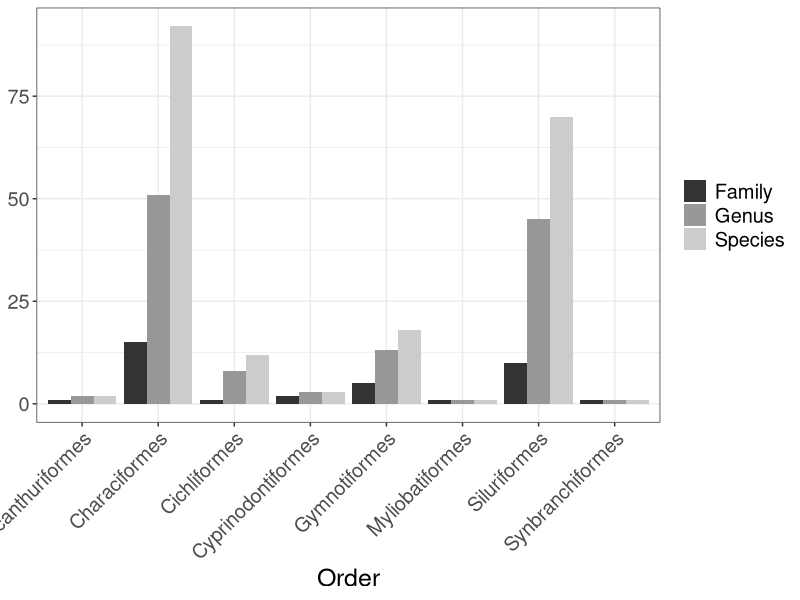

The R source for this figure: (Note: this script raises an error after producing the figure.)
#PLEASE REFER TO README.txt TO KNOW REQUIRED INPUTS

session<-"your_session_directory_here"
session<-"E:/BARCODE_MARONI/SCRIPTS_AND_DATA/FIGURE2"
setwd(session)

library(reshape2)
#melt
library(ggplot2)
#ggplot



#How many sp by genus?
taxonomy<-read.table("Taxonomy_spreadsheet.txt", header=T, row.names=NULL,sep="\t")
gensp<-as.data.frame(taxonomy[,8:9])  #only keep Genus and Species column
as.data.frame(table(unique(gensp)$Genus))->genspcount

length(which(genspcount$Freq>1))
length(which(genspcount$Freq>1))/124

#How many individuals by species
as.data.frame(table(taxonomy$Species))->spid
min(spid$Freq)
max(spid$Freq)
mean(spid$Freq)
length(which(spid$Freq>2))
length(which(spid$Freq>2))/length(spid$Freq)
length(which(spid$Freq==1))

#How many sp by order
tax<-as.data.frame(taxonomy[,c(4,5,8,9)])
as.data.frame(table(unique(tax[1:2])$Order))->FamilyFreq
as.data.frame(table(unique(tax[1:3])$Order))->GenFreq
as.data.frame(table(unique(tax[1:4])$Order))->SpFreq
Ordercounts<-as.data.frame(FamilyFreq)
Ordercounts$Genus<-GenFreq$Freq
Ordercounts$Species<-SpFreq$Freq
colnames(Ordercounts)<-c("Order","Family","Genus","Species")
data.m <- melt(Ordercounts, id.vars='Order')

ggplot(data.m, aes(Order, value)) +   
geom_bar(aes(fill = variable),position = "dodge", stat="identity")+
scale_fill_grey()+
guides(fill=guide_legend(title=NULL))+
theme_bw()+
theme(text = element_text(size=18),axis.text.x = element_text(angle=45, hjust=1,vjust=1),axis.title.y=element_blank())

save.image(paste0(session,"/Figure2_data.RData"))
